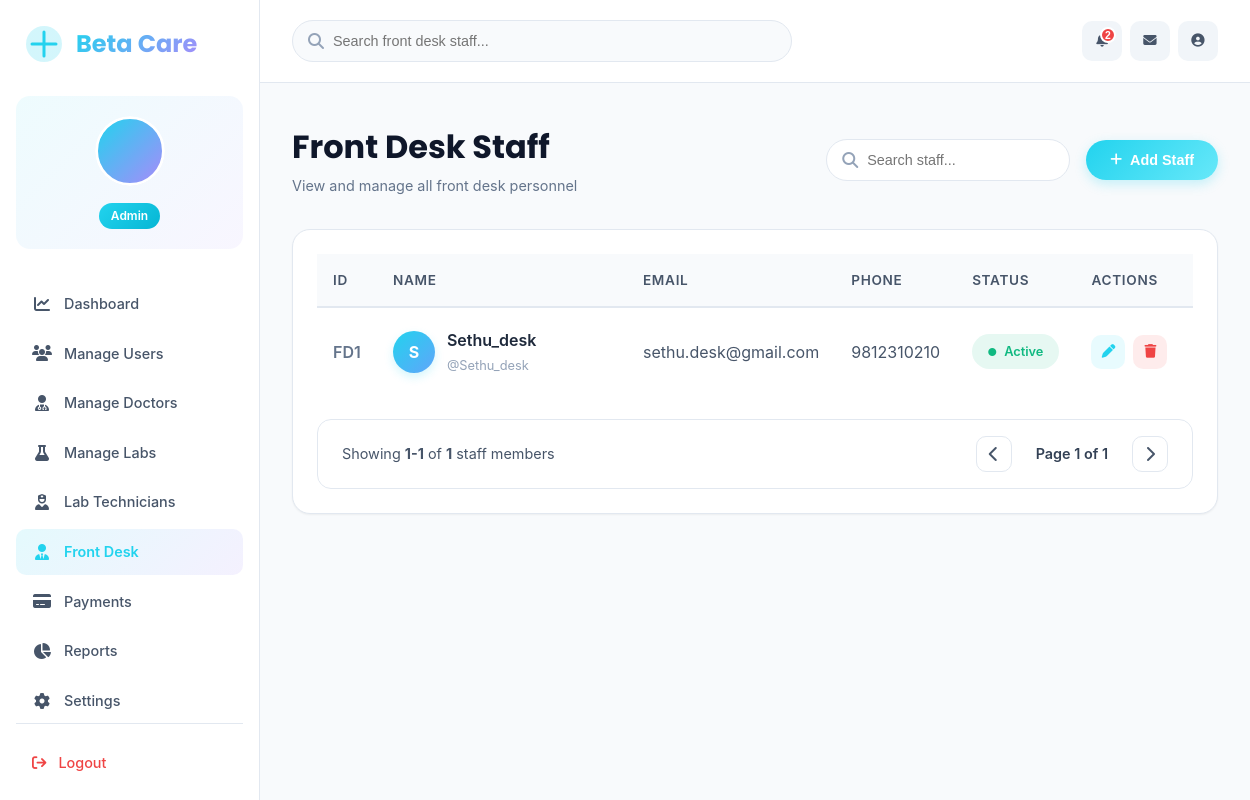
The app's page /dashboard/admin/frontdesk/ with its own data.
### core/models.py (models this page shows, shortened)
class FrontDeskProfile(models.Model):
    user = models.OneToOneField(User, on_delete=models.CASCADE)
    phone = models.CharField(max_length=15)
    status = models.CharField(max_length=20, default="Active")

### core/views.py (the view)
# urls.py: path('dashboard/admin/frontdesk/', views.admin_frontdesk, name='admin_frontdesk'),
def admin_frontdesk(request):
    frontdesks = FrontDeskProfile.objects.all()
    query = request.GET.get('q')
    if query:
        frontdesks = frontdesks.filter(user__username__icontains=query)
    return render(request, 'core/dashboard/admin_frontdesk.html', {'frontdesks': frontdesks})

### core/templates/core/dashboard/admin_frontdesk.html (shortened to what this page needs)
{% load static %}
<!DOCTYPE html>
<html lang="en">
<head>
    <link href="https://cdnjs.cloudflare.com/ajax/libs/font-awesome/6.5.0/css/all.min.css" rel="stylesheet">
    <link rel="stylesheet" href="{% static 'core/css/admin.css' %}">
</head>
<body>
    <div class="medical-dashboard">
        <aside class="medical-sidebar">
            <div class="brand">
                <div class="brand-logo">
                </div>
                <span class="brand-name">Beta Care</span>
            </div>
            <div class="profile-card">
                <div class="profile-avatar-wrapper">
                    <div class="profile-avatar">
                        <div class="avatar-fallback" style="display: none;">
                        </div>
                    </div>
                </div>
                <span class="role-badge">Admin</span>
            </div>
            <nav class="sidebar-nav">
                <a href="{% url 'admin_dashboard' %}"
                    class="nav-item {% if request.resolver_match.url_name == 'admin_dashboard' %}active{% endif %}">
                    <i class="fa-solid fa-chart-line"></i>
                    <span>Dashboard</span>
                </a>
                <a href="{% url 'admin_users' %}"
                    class="nav-item {% if request.resolver_match.url_name == 'admin_users' %}active{% endif %}">
                    <i class="fa-solid fa-users"></i>
                    <span>Manage Users</span>
                </a>
                <a href="{% url 'admin_doctors' %}"
                    class="nav-item ">
                    <i class="fa-solid fa-user-doctor"></i>
                    <span>Manage Doctors</span>
                </a>
                <a href="{% url 'admin_labs' %}"
                    class="nav-item {% if request.resolver_match.url_name == 'admin_labs' or request.resolver_match.url_name == 'admin_edit_lab' %}active{% endif %}">
                    <i class="fa-solid fa-flask"></i>
                    <span>Manage Labs</span>
                </a>
                <a href="{% url 'admin_lab_technicians' %}"
                    class="nav-item {% if request.resolver_match.url_name == 'admin_lab_technicians' or request.resolver_match.url_name == 'admin_edit_technician' %}active{% endif %}">
                    <i class="fa-solid fa-user-nurse"></i>
                    <span>Lab Technicians</span>
                </a>
                <a href="{% url 'admin_frontdesk' %}"
                    class="nav-item {% if request.resolver_match.url_name == 'admin_frontdesk' or request.resolver_match.url_name == 'admin_edit_frontdesk' %}active{% endif %}">
                    <i class="fa-solid fa-user-tie"></i>
                    <span>Front Desk</span>
                </a>
                <a href="{% url 'admin_payments' %}"
                    class="nav-item {% if request.resolver_match.url_name == 'admin_payments' %}active{% endif %}">
                    <i class="fa-solid fa-credit-card"></i>
                    <span>Payments</span>
                </a>
                <a href="{% url 'admin_reports' %}" class="nav-item">
                    <i class="fa-solid fa-chart-pie"></i>
                    <span>Reports</span>
                </a>
                <a href="{% url 'admin_settings' %}" class="nav-item">
                    <i class="fa-solid fa-gear"></i>
                    <span>Settings</span>
                </a>
            </nav>
            <div class="sidebar-footer">
                <a href="{% url 'logout' %}" class="logout-link">
                    <i class="fa-solid fa-arrow-right-from-bracket"></i>
                    <span>Logout</span>
                </a>
            </div>
        </aside>
        <main class="medical-main">
            <header class="medical-header">
                <div class="header-search">
                    <i class="fa-solid fa-search"></i>
                    <input type="text" id="headerSearchInput" placeholder="Search front desk staff..." value="{{ request.GET.q }}">
                </div>
                <div class="header-actions">
                    <button class="header-icon-btn">
                        <span class="notification-badge">2</span>
                    </button>
                    <button class="header-icon-btn">
                        <i class="fa-solid fa-envelope"></i>
                    </button>
                    <button class="header-icon-btn">
                        <i class="fa-solid fa-user-circle"></i>
                    </button>
                </div>
            </header>
            <div class="medical-content">
                <div class="content-header">
                    <div class="page-title-section">
                        <h1 class="page-title">Front Desk Staff</h1>
                        <p class="page-subtitle">View and manage all front desk personnel</p>
                    </div>
                    <div class="page-actions-section">
                        <form method="get" class="inline-search-form">
                            <div class="inline-search-box">
                                <i class="fa-solid fa-search"></i>
                                <input type="text" name="q" placeholder="Search staff..." value="{{ request.GET.q }}">
                            </div>
                        </form>
                        <button class="add-btn" onclick="openAddModal()">
                            <i class="fa-solid fa-plus"></i>
                            <span>Add Staff</span>
                        </button>
                    </div>
                </div>
                <div class="medical-table-card">
                    <table class="medical-table">
                        <thead>
                            <tr>
                                <th class="cell-id">ID</th>
                                <th class="cell-patient">Name</th>
                                <th class="cell-email">Email</th>
                                <th class="cell-phone">Phone</th>
                                <th class="cell-status">Status</th>
                                <th class="cell-actions">Actions</th>
                            </tr>
                        </thead>
                        <tbody>
                            {% for staff in frontdesks %}
                            <tr>
                                <td class="cell-id">FD{{ staff.id }}</td>
                                <td class="cell-patient">
                                    <div class="patient-info">
                                        <div class="patient-avatar" style="background: linear-gradient(135deg, #22d3ee, #60a5fa);">
                                            {{ staff.user.first_name|default:staff.user.username|slice:":1"|upper }}
                                        </div>
                                        <div class="patient-details">
                                            <div class="patient-name">{{ staff.user.get_full_name|default:staff.user.username }}</div>
                                            <div class="patient-id">@{{ staff.user.username }}</div>
                                        </div>
                                    </div>
                                </td>
                                <td class="cell-email">{{ staff.user.email|default:"—" }}</td>
                                <td class="cell-phone">{{ staff.phone|default:"—" }}</td>
                                <td class="cell-status">
                                    {% if staff.status == 'Active' %}
                                    <span class="status-badge status-active">
                                        <i class="fa-solid fa-circle"></i>
                                        Active
                                    </span>
                                    {% else %}
                                    <span class="status-badge status-inactive">
                                        <i class="fa-solid fa-circle"></i>
                                        Inactive
                                    </span>
                                    {% endif %}
                                </td>
                                <td class="cell-actions">
                                    <div class="action-buttons">
                                        <a href="{% url 'admin_edit_frontdesk' staff.id %}" class="action-btn edit-btn" title="Edit Staff">
                                            <i class="fa-solid fa-pen"></i>
                                        </a>
                                        <button class="action-btn delete-btn"
                                            onclick="openDeleteModal({{ staff.id }}, '{{ staff.user.get_full_name|default:staff.user.username }}')"
                                            title="Delete Staff">
                                            <i class="fa-solid fa-trash"></i>
                                        </button>
                                    </div>
                                </td>
                            </tr>
                            {% endfor %}
                        </tbody>
                    </table>
                    {% if frontdesks %}
                    <div class="pagination-wrapper">
                        <div class="pagination-info">
                            Showing <strong>1-{{ frontdesks|length }}</strong> of <strong>{{ frontdesks|length }}</strong> staff members
                        </div>
                        <div class="pagination-controls">
                            <a href="#" class="page-btn">
                                <i class="fa-solid fa-chevron-left"></i>
                            </a>
                            <span class="page-current">Page 1 of 1</span>
                            <a href="#" class="page-btn">
                                <i class="fa-solid fa-chevron-right"></i>
                            </a>
                        </div>
                    </div>
                    {% endif %}
                </div>
            </div>
        </main>
    </div>
</body>
</html>

### records on screen
FrontDeskProfile: id "1", user.first_name "S", user.get_full_name "Sethu_desk", user.username "Sethu_desk", user.email "sethu.desk@gmail.com", phone "9812310210", status "Active" (drawn)

### other values on screen
{{ frontdesks|length }} "1"
